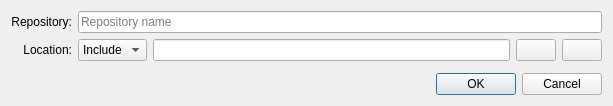
<?xml version="1.0" encoding="UTF-8"?>
<ui version="4.0">
 <class>AddRepo</class>
 <widget class="QDialog" name="AddRepo">
  <property name="geometry">
   <rect>
    <x>0</x>
    <y>0</y>
    <width>613</width>
    <height>106</height>
   </rect>
  </property>
  <property name="windowTitle">
   <string>Add Repository - Octopi</string>
  </property>
  <layout class="QVBoxLayout" name="verticalLayout">
   <item>
    <layout class="QGridLayout" name="gridLayout">
     <item row="0" column="0">
      <widget class="QLabel" name="label">
       <property name="text">
        <string>Repository:</string>
       </property>
       <property name="alignment">
        <set>Qt::AlignRight|Qt::AlignTrailing|Qt::AlignVCenter</set>
       </property>
      </widget>
     </item>
     <item row="0" column="1">
      <widget class="QLineEdit" name="repo">
       <property name="placeholderText">
        <string>Repository name</string>
       </property>
      </widget>
     </item>
     <item row="1" column="0">
      <widget class="QLabel" name="label_2">
       <property name="text">
        <string>Location:</string>
       </property>
       <property name="alignment">
        <set>Qt::AlignRight|Qt::AlignTrailing|Qt::AlignVCenter</set>
       </property>
      </widget>
     </item>
     <item row="1" column="1">
      <layout class="QHBoxLayout" name="horizontalLayout">
       <item>
        <widget class="QComboBox" name="locationCB">
         <property name="sizePolicy">
          <sizepolicy hsizetype="Fixed" vsizetype="Fixed">
           <horstretch>0</horstretch>
           <verstretch>0</verstretch>
          </sizepolicy>
         </property>
         <item>
          <property name="text">
           <string notr="true">Include</string>
          </property>
         </item>
         <item>
          <property name="text">
           <string notr="true">Server</string>
          </property>
         </item>
        </widget>
       </item>
       <item>
        <widget class="QLineEdit" name="location">
         <property name="sizePolicy">
          <sizepolicy hsizetype="Expanding" vsizetype="Fixed">
           <horstretch>0</horstretch>
           <verstretch>0</verstretch>
          </sizepolicy>
         </property>
         <property name="minimumSize">
          <size>
           <width>0</width>
           <height>0</height>
          </size>
         </property>
        </widget>
       </item>
       <item>
        <widget class="QPushButton" name="selectLocalDirectory">
         <property name="text">
          <string/>
         </property>
         <property name="icon">
          <iconset theme="folder">
           <normaloff/>
          </iconset>
         </property>
        </widget>
       </item>
       <item>
        <widget class="QPushButton" name="selectServerList">
         <property name="text">
          <string/>
         </property>
         <property name="icon">
          <iconset theme="document-open">
           <normaloff/>
          </iconset>
         </property>
        </widget>
       </item>
      </layout>
     </item>
    </layout>
   </item>
   <item>
    <spacer name="verticalSpacer">
     <property name="orientation">
      <enum>Qt::Vertical</enum>
     </property>
     <property name="sizeHint" stdset="0">
      <size>
       <width>478</width>
       <height>0</height>
      </size>
     </property>
    </spacer>
   </item>
   <item>
    <layout class="QHBoxLayout" name="horizontalLayout_2">
     <item>
      <spacer name="horizontalSpacer">
       <property name="orientation">
        <enum>Qt::Horizontal</enum>
       </property>
       <property name="sizeHint" stdset="0">
        <size>
         <width>142</width>
         <height>20</height>
        </size>
       </property>
      </spacer>
     </item>
     <item>
      <widget class="QDialogButtonBox" name="buttonBox">
       <property name="orientation">
        <enum>Qt::Horizontal</enum>
       </property>
       <property name="standardButtons">
        <set>QDialogButtonBox::Cancel|QDialogButtonBox::Ok</set>
       </property>
      </widget>
     </item>
    </layout>
   </item>
  </layout>
 </widget>
 <resources/>
 <connections>
  <connection>
   <sender>buttonBox</sender>
   <signal>rejected()</signal>
   <receiver>AddRepo</receiver>
   <slot>reject()</slot>
   <hints>
    <hint type="sourcelabel">
     <x>316</x>
     <y>260</y>
    </hint>
    <hint type="destinationlabel">
     <x>286</x>
     <y>274</y>
    </hint>
   </hints>
  </connection>
 </connections>
</ui>
